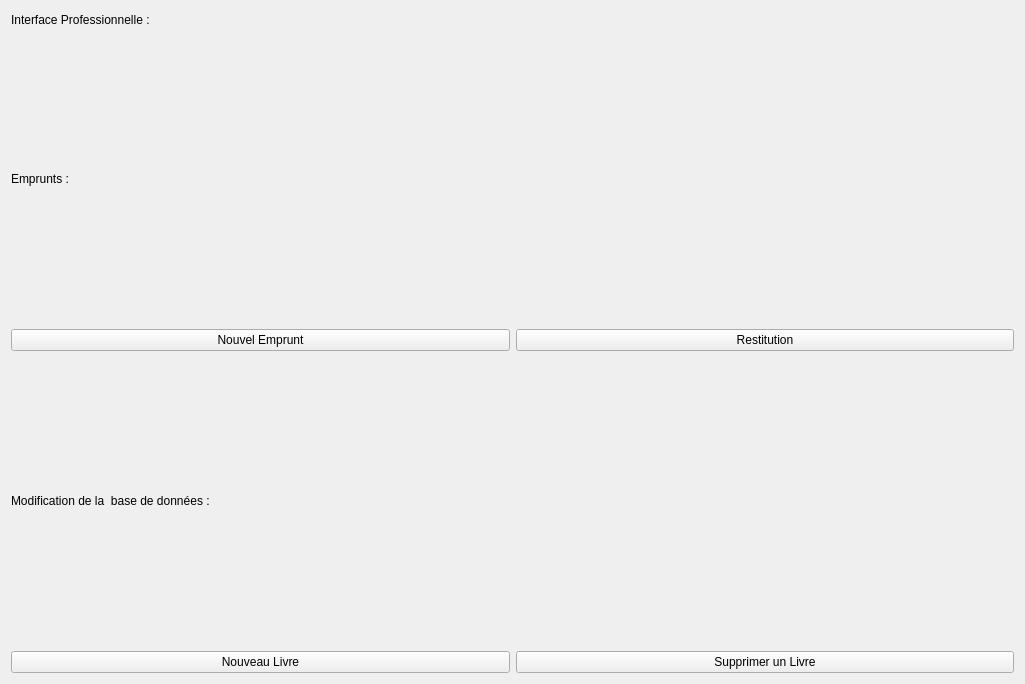
<?xml version="1.0" encoding="UTF-8"?>
<ui version="4.0">
 <class>QProWidg</class>
 <widget class="QWidgetWithBdd" name="QProWidg">
  <property name="geometry">
   <rect>
    <x>0</x>
    <y>0</y>
    <width>1025</width>
    <height>684</height>
   </rect>
  </property>
  <property name="minimumSize">
   <size>
    <width>0</width>
    <height>0</height>
   </size>
  </property>
  <property name="windowTitle">
   <string>QProWidg</string>
  </property>
  <layout class="QGridLayout" name="gridLayout">
   <item row="3" column="0">
    <widget class="QLabel" name="label_2">
     <property name="text">
      <string>Modification de la  base de données :</string>
     </property>
    </widget>
   </item>
   <item row="2" column="0">
    <layout class="QHBoxLayout" name="horizontalLayout">
     <item>
      <widget class="QPushButton" name="BtnEmprunt">
       <property name="text">
        <string>Nouvel Emprunt</string>
       </property>
       <property name="icon">
        <iconset resource="Projet_Bibliotheque.qrc">
         <normaloff>:/Projet_Bibliotheque/Ressources/emprunt.png</normaloff>:/Projet_Bibliotheque/Ressources/emprunt.png</iconset>
       </property>
       <property name="iconSize">
        <size>
         <width>25</width>
         <height>25</height>
        </size>
       </property>
      </widget>
     </item>
     <item>
      <widget class="QPushButton" name="BtnRestitution">
       <property name="text">
        <string>Restitution</string>
       </property>
       <property name="icon">
        <iconset resource="Projet_Bibliotheque.qrc">
         <normaloff>:/Projet_Bibliotheque/Ressources/restitution.png</normaloff>:/Projet_Bibliotheque/Ressources/restitution.png</iconset>
       </property>
       <property name="iconSize">
        <size>
         <width>25</width>
         <height>25</height>
        </size>
       </property>
      </widget>
     </item>
    </layout>
   </item>
   <item row="1" column="0">
    <widget class="QLabel" name="label">
     <property name="text">
      <string>Emprunts :</string>
     </property>
    </widget>
   </item>
   <item row="4" column="0">
    <layout class="QHBoxLayout" name="horizontalLayout_2">
     <item>
      <widget class="QPushButton" name="BtnNouveauLivre">
       <property name="text">
        <string>Nouveau Livre</string>
       </property>
       <property name="icon">
        <iconset resource="Projet_Bibliotheque.qrc">
         <normaloff>:/Projet_Bibliotheque/Ressources/ajoutLivre.png</normaloff>:/Projet_Bibliotheque/Ressources/ajoutLivre.png</iconset>
       </property>
       <property name="iconSize">
        <size>
         <width>25</width>
         <height>25</height>
        </size>
       </property>
      </widget>
     </item>
     <item>
      <widget class="QPushButton" name="BtnSupprLivre">
       <property name="text">
        <string>Supprimer un Livre</string>
       </property>
       <property name="icon">
        <iconset resource="Projet_Bibliotheque.qrc">
         <normaloff>:/Projet_Bibliotheque/Ressources/supression.png</normaloff>:/Projet_Bibliotheque/Ressources/supression.png</iconset>
       </property>
       <property name="iconSize">
        <size>
         <width>25</width>
         <height>25</height>
        </size>
       </property>
      </widget>
     </item>
    </layout>
   </item>
   <item row="0" column="0">
    <widget class="QLabel" name="label_3">
     <property name="maximumSize">
      <size>
       <width>16777215</width>
       <height>18</height>
      </size>
     </property>
     <property name="text">
      <string>Interface Professionnelle :</string>
     </property>
    </widget>
   </item>
  </layout>
 </widget>
 <layoutdefault spacing="6" margin="11"/>
 <customwidgets>
  <customwidget>
   <class>QWidgetWithBdd</class>
   <extends>QWidget</extends>
   <header>qwidgetwithbdd.h</header>
   <container>1</container>
  </customwidget>
 </customwidgets>
 <resources>
  <include location="Projet_Bibliotheque.qrc"/>
 </resources>
 <connections>
  <connection>
   <sender>BtnNouveauLivre</sender>
   <signal>clicked()</signal>
   <receiver>QProWidg</receiver>
   <slot>BtnNouveauLivre()</slot>
   <hints>
    <hint type="sourcelabel">
     <x>370</x>
     <y>405</y>
    </hint>
    <hint type="destinationlabel">
     <x>373</x>
     <y>227</y>
    </hint>
   </hints>
  </connection>
  <connection>
   <sender>BtnSupprLivre</sender>
   <signal>clicked()</signal>
   <receiver>QProWidg</receiver>
   <slot>BtnSupprLivre()</slot>
   <hints>
    <hint type="sourcelabel">
     <x>447</x>
     <y>385</y>
    </hint>
    <hint type="destinationlabel">
     <x>740</x>
     <y>345</y>
    </hint>
   </hints>
  </connection>
  <connection>
   <sender>BtnEmprunt</sender>
   <signal>clicked()</signal>
   <receiver>QProWidg</receiver>
   <slot>BtnEmprunt()</slot>
   <hints>
    <hint type="sourcelabel">
     <x>295</x>
     <y>164</y>
    </hint>
    <hint type="destinationlabel">
     <x>296</x>
     <y>120</y>
    </hint>
   </hints>
  </connection>
  <connection>
   <sender>BtnRestitution</sender>
   <signal>clicked()</signal>
   <receiver>QProWidg</receiver>
   <slot>BtnRestitution()</slot>
   <hints>
    <hint type="sourcelabel">
     <x>559</x>
     <y>174</y>
    </hint>
    <hint type="destinationlabel">
     <x>621</x>
     <y>117</y>
    </hint>
   </hints>
  </connection>
 </connections>
 <slots>
  <slot>BtnNouveauLivre()</slot>
  <slot>BtnSupprLivre()</slot>
  <slot>BtnEmprunt()</slot>
  <slot>BtnRestitution()</slot>
 </slots>
</ui>
